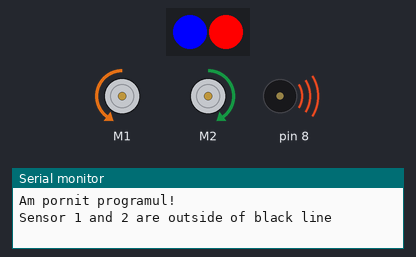
Bench run of a sketch on a simulated Arduino Uno, built with avr-gcc and run on an emulated ATmega328P. On the bench: 2 × DC motor (green arrow = forward, orange = backward, longer = faster), 2 RGB LEDs in strip order, left to right, buzzer (waves = sounding), the last lines printed to the serial monitor.

Above: at 0.45 s.
At 2.55 s:
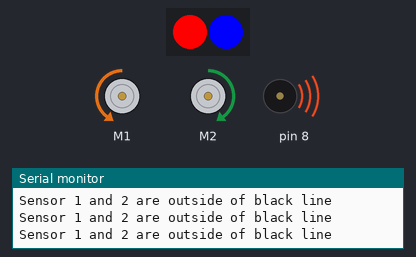
Timing chart, 0 to 3.0 s (numbered marks = the images above):
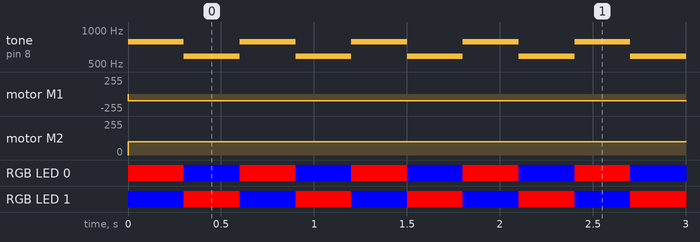

Measured:
- by itself, tone on pin 8: alternates 784 Hz for 0.30 s and 587 Hz for 0.30 s
- by itself, motor M1: stopped → backward 100/255 at 0.00 s
- by itself, motor M2: stopped → forward 100/255 at 0.00 s
- by itself, RGB LED 0, RGB LED 1: alternates RGB(255, 0, 0) for 0.30 s and RGB(0, 0, 255) for 0.30 s

The sketch:

politia.ino
```cpp
#define SPEED 100
#define P_HIGH NOTE_G5
#define P_LOW NOTE_D5
//#define ARDUINO 99


#include "MeMCore.h"
#include <Tone.h>


Tone player;


MeDCMotor motor1(M1);
MeDCMotor motor2(M2);
MeLineFollower lineFinder(PORT_2);
MeRGBLed rgbled_7(7, 7 == 7 ? 2 : 4);
MeBuzzer buzzer;

int lastMove = 1;

void moveForward() {
  motor1.run(-SPEED);
  motor2.run(SPEED);
}

void stopMotors() {
  motor1.stop();
  motor2.stop();
}

void rotateRight() {
  motor1.run(80);
  motor2.run(80);
}

void rotateLeft() {
  motor1.run(-80);
  motor2.run(-80);
}

void moveBack () {
  motor1.run(SPEED);
  motor2.run(-SPEED);
}

void setup() {
  Serial.begin(9600);
  Serial.println("Am pornit programul!");
   player.begin(8);

}

void lineFollow() {

  int sensorState = lineFinder.readSensors();
  if (sensorState == S1_OUT_S2_OUT) {
    Serial.println("Sensor 1 and 2 are inside of black line");
    moveForward();
    lastMove = 1;
  } else if (sensorState == S1_OUT_S2_IN) {
    Serial.println("Sensor 2 is outside of black line");
    rotateRight();
    lastMove = 3;

  } else if (sensorState == S1_IN_S2_OUT) {
    Serial.println("Sensor 1 is outside of black line");

    rotateLeft();
    lastMove = 2;
  } else if (sensorState == S1_IN_S2_IN) {
    Serial.println("Sensor 1 and 2 are outside of black line");
    if (lastMove == 1) {
      moveForward();
    } else if (lastMove == 2) {
      rotateLeft();
    } else if (lastMove == 3) {
      rotateRight();
    }
  }
}


void ledPolice() {
  rgbled_7.setColor(1, 255, 0, 0);
  rgbled_7.setColor(2, 0, 0, 255);
  rgbled_7.show();
  player.play(P_HIGH);

  _delay(0.3);
  rgbled_7.setColor(1, 0, 0, 255);
  rgbled_7.setColor(2, 255, 0, 0);
  rgbled_7.show();
   player.play(P_LOW);

  _delay(0.3);
}

void _delay(float seconds) {
  long endTime = millis() + seconds * 1000;
  while (millis() < endTime)_loop();
}

void _loop() {
}

void soundPolice() {

}
void loop() {
  lineFollow();
  ledPolice();
  //delay(50);
}
```
